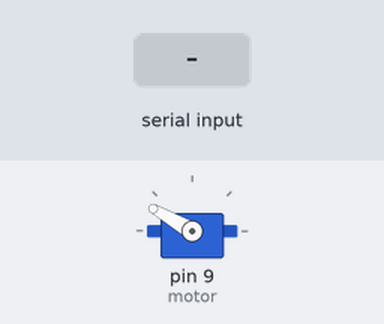
Bench run of a sketch on a simulated Arduino Uno, built with avr-gcc and run on an emulated ATmega328P. Shown: servo. Inputs (shaded band) come from the test bench.

Above: at 1.2 s.
1.3 s: "A" received over Serial
At 1.6 s:
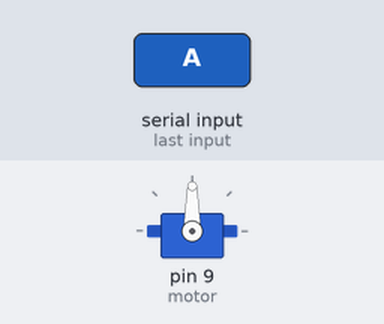
2.8 s: "a" received over Serial
At 5.1 s:
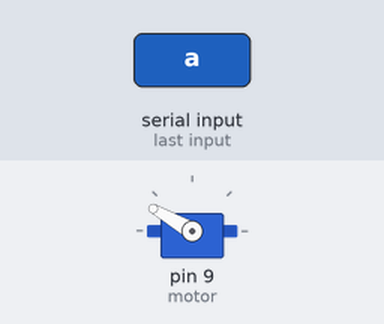
Timing chart, 0 to 6.6 s (numbered marks = the images above; inputs shaded):
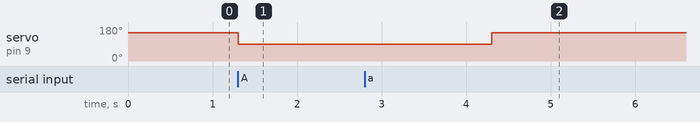

The sketch:

slave.ino
```cpp
#include<Servo.h>
Servo motor;
int p=150;
void setup() {
  // put your setup code here, to run once:
  Serial.begin(9600);
  pinMode(9, OUTPUT);
  motor.attach(9);


}

void loop() {
  // put your main code here, to run repeatedly:
  motor.write(p);
  if(Serial.available())
  {
  char val = Serial.read();
  if(val == 'A')
  {
    p = 90;
    motor.write(p);
    delay(3000);
  }
  else if(val == 'a')
  {
    p=150;
    motor.write(p);
  }
  }

}
```

Measured:
- after the input at 1.3 s, servo on pin 9 (motor): 150° → 90° at once
- after the input at 2.8 s, servo on pin 9 (motor): 90° → 150° after 1.5 s
